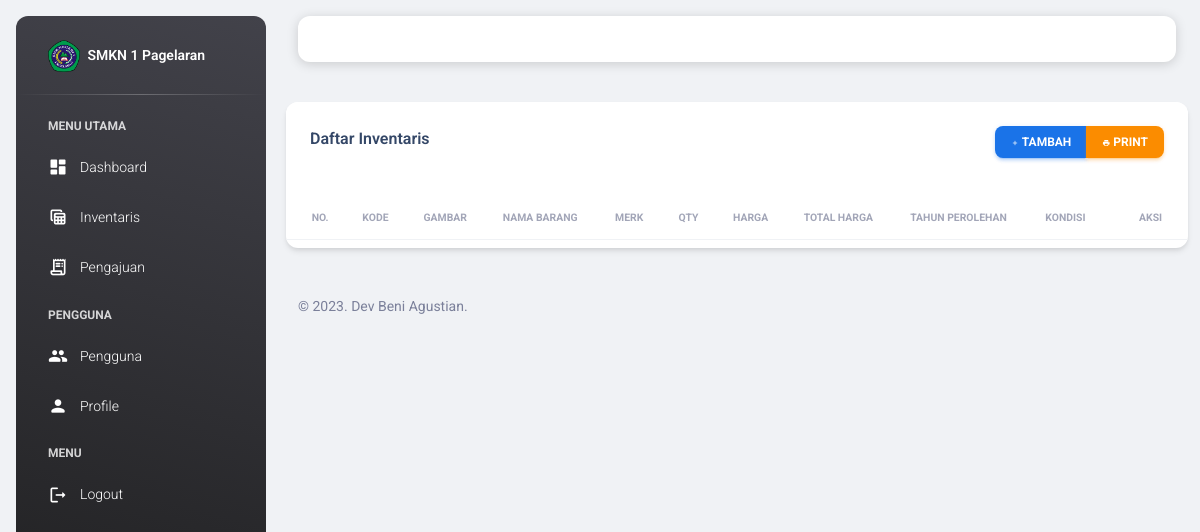
The app's page /view_inventaris/inventaris.php (signed in), older data.
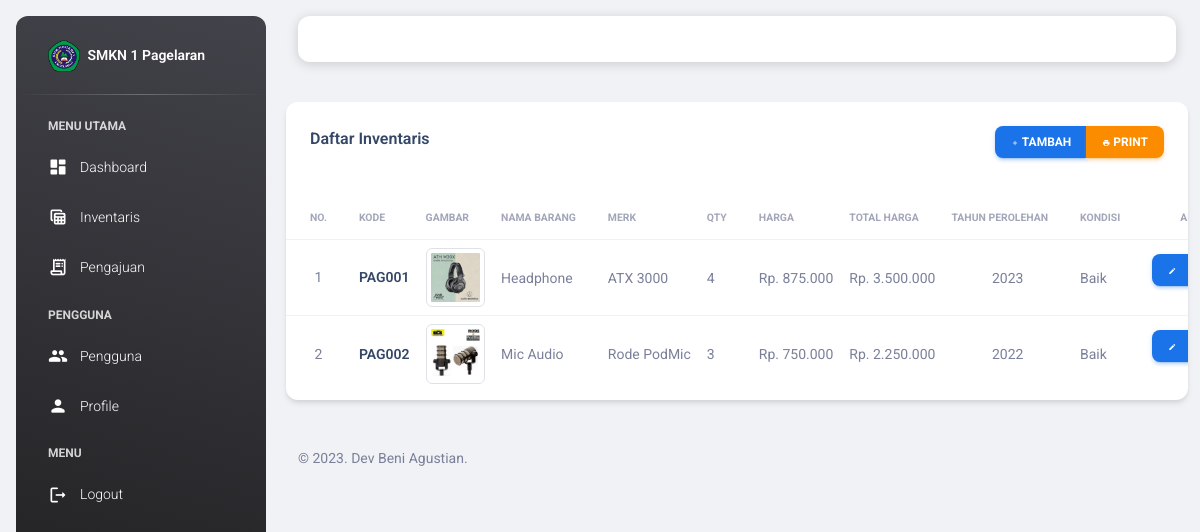
The same page, newer data.
### tables this page shows
CREATE TABLE `inventaris` (
  `id_inventaris` int(11) NOT NULL,
  `kode` varchar(100) NOT NULL,
  `nama_barang` varchar(255) NOT NULL,
  `merk` varchar(255) NOT NULL,
  `qty` int(11) NOT NULL,
  `harga` int(11) NOT NULL,
  `gambar` varchar(255) NOT NULL,
  `tahun_perolehan` varchar(100) NOT NULL,
  `id_kondisi` int(11) NOT NULL,
  `date_created` date NOT NULL,
  `is_active` int(11) NOT NULL
);

CREATE TABLE `kondisi` (
  `id_kondisi` int(11) NOT NULL,
  `kondisi` varchar(100) NOT NULL
);

### functions.php (called while the page is built, shortened)
<?php
$conn = mysqli_connect("localhost", "root", "", "db_siib");
function query($query)
{
    global $conn;
    $result = mysqli_query($conn, $query);
    $rows = [];
    while ($row = mysqli_fetch_assoc($result)) {
        $rows[] = $row;
    }
    return $rows;
}

### view_inventaris/inventaris.php (the view, shortened to what this page needs)
<?php
include "../templates/header.php";
$inventaris = query(
    "SELECT * FROM inventaris
    INNER JOIN kondisi ON inventaris.id_kondisi = kondisi.id_kondisi"
);
?>
<div class="row mb-4">
    <div class="col-12 col-md-12">
        <div class="card">
            <div class="card-header pb-0">
                <div class="row">
                    <div class="col-lg-6 col-7">
                        <h6>Daftar Inventaris</h6>
                    </div>
                    <div class="col-lg-6 col-5 my-auto text-end">
                        <div class="btn-group btn-group-toggle" data-toggle="buttons">
                            <?php if ($user["role_id"] == 1): ?>
                                <a href="inventaris_add.php" class="btn btn-sm btn-info text-white"><i
                                        class="material-icons opacity-10">add</i> Tambah</a>
                            <?php endif; ?>
                            <a href="inventaris_print.php" class="btn btn-sm btn-warning text-white" target="_blank"><i
                                    class="material-icons opacity-10">print</i> Print</a>
                        </div>
                    </div>
                </div>
            </div>
            <div class="card-body px-0 pb-2">
                <div class="table-responsive">
                    <table class="table align-items-center mb-0" id="data-table">
                        <thead>
                            <tr>
                                <th
                                    class="text-uppercase text-secondary text-xxs font-weight-bolder opacity-7 text-center">
                                    No.</th>
                                <th class="text-uppercase text-secondary text-xxs font-weight-bolder opacity-7 ps-2">
                                    Kode</th>
                                <th class="text-uppercase text-secondary text-xxs font-weight-bolder opacity-7 ps-2">
                                    Gambar
                                </th>
                                <th class="text-uppercase text-secondary text-xxs font-weight-bolder opacity-7 ps-2">
                                    Nama Barang</th>
                                <th class="text-uppercase text-secondary text-xxs font-weight-bolder opacity-7 ps-2">
                                    Merk</th>
                                <th class="text-uppercase text-secondary text-xxs font-weight-bolder opacity-7 ps-2">
                                    Qty
                                </th>
                                <th class="text-uppercase text-secondary text-xxs font-weight-bolder opacity-7 ps-2">
                                    Harga
                                </th>
                                <th class="text-uppercase text-secondary text-xxs font-weight-bolder opacity-7 ps-2">
                                    Total Harga
                                </th>
                                <th class="text-uppercase text-secondary text-xxs font-weight-bolder opacity-7 ps-2">
                                    Tahun Perolehan
                                </th>
                                <th class="text-uppercase text-secondary text-xxs font-weight-bolder opacity-7 ps-2">
                                    Kondisi
                                </th>
                                <?php if ($user["role_id"] == 1): ?>
                                    <th
                                        class="text-center text-uppercase text-secondary text-xxs font-weight-bolder opacity-7">
                                        Aksi</th>
                                <?php endif; ?>
                            </tr>
                        </thead>
                        <tbody>
                            <?php $n = 1; ?>
                            <?php foreach ($inventaris as $i): ?>
                                <tr>
                                    <td class="text-center text-sm">
                                        <span class="mb-0 text-sm">
                                            <?= $n; ?>
                                        </span>
                                    </td>
                                    <td>
                                        <h6 class="mb-0 text-sm">
                                            <?= $i["kode"]; ?>
                                        </h6>
                                    </td>
                                    <td>
                                        <span class="mb-0 text-sm">
                                            <img src="../assets/img/barang/<?= $i["gambar"]; ?>" class="img-thumbnail">
                                        </span>
                                    </td>
                                    <td>
                                        <span class="mb-0 text-sm">
                                            <?= $i["nama_barang"]; ?>
                                        </span>
                                    </td>
                                    <td>
                                        <span class="mb-0 text-sm">
                                            <?= $i["merk"]; ?>
                                        </span>
                                    </td>
                                    <td>
                                        <span class="mb-0 text-sm">
                                            <?= $i["qty"]; ?>
                                        </span>
                                    </td>
                                    <td>
                                        <span class="mb-0 text-sm">
                                            Rp.
                                            <?= number_format($i["harga"], 0, ',', '.'); ?>
                                        </span>
                                    </td>
                                    <td>
                                        <span class="mb-0 text-sm">
                                            Rp.
                                            <?= number_format($i["qty"] * $i["harga"], 0, ',', '.'); ?>
                                        </span>
                                    </td>
                                    <td class="text-center">
                                        <span class="mb-0 text-sm">
                                            <?= $i["tahun_perolehan"]; ?>
                                        </span>
                                    </td>
                                    <td>
                                        <span class="mb-0 text-sm">
                                            <?= $i["kondisi"]; ?>
                                        </span>
                                    </td>
                                    <?php if ($user["role_id"] == 1): ?>
                                        <td class="align-middle text-center">
                                            <div class="btn-group btn-group-toggle" data-toggle="buttons">
                                                <a href="inventaris_edit.php?id_inventaris=<?= $i["id_inventaris"] ?>"
                                                    class="btn btn-sm btn-info text-white"><i
                                                        class="material-icons opacity-10">edit</i></a>
                                            </div>
                                        </td>
                                    <?php endif; ?>
                                </tr>
                                <?php $n++; ?>
                            <?php endforeach; ?>
                        </tbody>
                    </table>
                </div>
            </div>
        </div>
    </div>
</div>
<?php
include "../templates/footer.php";
?>

### templates/header.php (shortened to what this page needs)
<?php
require "../functions.php";
$id = $_SESSION['id'];
$user = query(
    "SELECT * FROM users
    INNER JOIN users_role ON users.role_id = users_role.id_role
    WHERE id_user = $id"
)[0];
?>
<!DOCTYPE html>
<html lang="en">
<head>
    <link href="../assets/css/nucleo-icons.css" rel="stylesheet" />
    <link href="../assets/css/nucleo-svg.css" rel="stylesheet" />
    <link href="../assets/online/icon.css" rel="stylesheet">
    <link id="pagestyle" href="../assets/css/material-dashboard.css?v=3.0.5" rel="stylesheet" />
    <link rel="stylesheet" href="../vendor/simple-datatables/style.css">
</head>
<body class="g-sidenav-show  bg-gray-200">
    <?php
    include "sidebar.php";
    ?>
    <main class="main-content position-relative max-height-vh-100 h-100 border-radius-lg ">
        <?php
        include "topbar.php";
        ?>
        <div class="container-fluid py-4">

### templates/sidebar.php (shortened to what this page needs)
<aside
    class="sidenav navbar navbar-vertical navbar-expand-xs border-0 border-radius-xl my-3 fixed-start ms-3   bg-gradient-dark"
    id="sidenav-main">
    <div class="sidenav-header">
        <a class="navbar-brand m-0" href=" https://demos.creative-tim.com/material-dashboard/pages/dashboard "
            target="_blank">
            <img src="../assets/img/logo sekolah.png" class="navbar-brand-img h-100" alt="main_logo">
            <span class="ms-1 font-weight-bold text-white">SMKN 1 Pagelaran</span>
        </a>
    </div>
    <hr class="horizontal light mt-0 mb-2">
    <div class="w-auto">
        <ul class="navbar-nav">
            <li class="nav-item mt-3">
                <h6 class="ps-4 ms-2 text-uppercase text-xs text-white font-weight-bolder opacity-8">Menu Utama
                </h6>
            </li>
            <li class="nav-item">
                <a class="nav-link text-white" href="../view_admin/dashboard.php">
                    <div class="text-white text-center me-2 d-flex align-items-center justify-content-center">
                        <i class="material-icons opacity-10">dashboard</i>
                    </div>
                    <span class="nav-link-text ms-1">Dashboard</span>
                </a>
            </li>
            <li class="nav-item">
                <a class="nav-link text-white " href="../view_inventaris/inventaris.php">
                    <div class="text-white text-center me-2 d-flex align-items-center justify-content-center">
                        <i class="material-icons opacity-10">table_view</i>
                    </div>
                    <span class="nav-link-text ms-1">Inventaris</span>
                </a>
            </li>
            <li class="nav-item">
                <a class="nav-link text-white " href="../view_pengajuan/pengajuan.php">
                    <div class="text-white text-center me-2 d-flex align-items-center justify-content-center">
                        <i class="material-icons opacity-10">receipt_long</i>
                    </div>
                    <span class="nav-link-text ms-1">Pengajuan</span>
                </a>
            </li>
            <li class="nav-item mt-3">
                <h6 class="ps-4 ms-2 text-uppercase text-xs text-white font-weight-bolder opacity-8">Pengguna
                </h6>
            </li>
            <?php if ($user["role_id"] == 1): ?>
                <li class="nav-item">
                    <a class="nav-link text-white " href="../view_user/users.php">
                        <div class="text-white text-center me-2 d-flex align-items-center justify-content-center">
                            <i class="material-icons opacity-10">people</i>
                        </div>
                        <span class="nav-link-text ms-1">Pengguna</span>
                    </a>
                </li>
            <?php endif; ?>
            <li class="nav-item">
                <a class="nav-link text-white " href="../view_user/profile.php">
                    <div class="text-white text-center me-2 d-flex align-items-center justify-content-center">
                        <i class="material-icons opacity-10">person</i>
                    </div>
                    <span class="nav-link-text ms-1">Profile</span>
                </a>
            </li>
            <li class="nav-item mt-3">
                <h6 class="ps-4 ms-2 text-uppercase text-xs text-white font-weight-bolder opacity-8">Menu
                </h6>
            </li>
            <li class="nav-item">
                <a class="nav-link text-white " href="../logout.php"
                    onclick="return confirm('Yakin ingin keluar dari aplikasi?');">
                    <div class="text-white text-center me-2 d-flex align-items-center justify-content-center">
                        <i class="material-icons opacity-10">logout</i>
                    </div>
                    <span class="nav-link-text ms-1">Logout</span>
                </a>
            </li>
        </ul>
    </div>
</aside>

### templates/topbar.php (shortened to what this page needs)
<nav class="navbar navbar-main navbar-expand-lg px-0 mx-4 my-3 border-radius-xl bg-white" id="navbarBlur"
    data-scroll="true">
    <div class="container-fluid py-1 px-3">
        <div class="collapse navbar-collapse mt-sm-0 mt-2 me-md-0 me-sm-4" id="navbar">
            <ul class="navbar-nav  justify-content-end">
                <li class="nav-item dropdown pe-2 d-flex align-items-center">
                    <a href="javascript:;" class="nav-link text-body p-0" id="dropdownMenuButton"
                        data-bs-toggle="dropdown" aria-expanded="false">
                        <i class="fa fa-user cursor-pointer"></i>
                    </a>
                </li>
            </ul>
        </div>
    </div>
</nav>

### templates/footer.php (shortened to what this page needs)
<footer class="footer py-4  ">
    <div class="container-fluid">
        <div class="row align-items-center justify-content-lg-between">
            <div class="col-lg-6 mb-lg-0 mb-4">
                <div class="copyright text-center text-sm text-muted text-lg-start">
                    ©
                    <?= date("Y"); ?>.
                    Dev Beni Agustian.
                </div>
            </div>
        </div>
    </div>
</footer>
</div>
</main>
</body>
</html>

Row changes from the older to the newer data that the page shows:
added inventaris: kode "PAG001", gambar (picture), nama_barang "Headphone", merk "ATX 3000", qty "4", harga "875.000", $i["qty"] * $i["harga"] "3.500.000", tahun_perolehan "2023", id_kondisi.kondisi "Baik"
added inventaris: kode "PAG002", gambar (picture), nama_barang "Mic Audio", merk "Rode PodMic", qty "3", harga "750.000", $i["qty"] * $i["harga"] "2.250.000", tahun_perolehan "2022", id_kondisi.kondisi "Baik"
